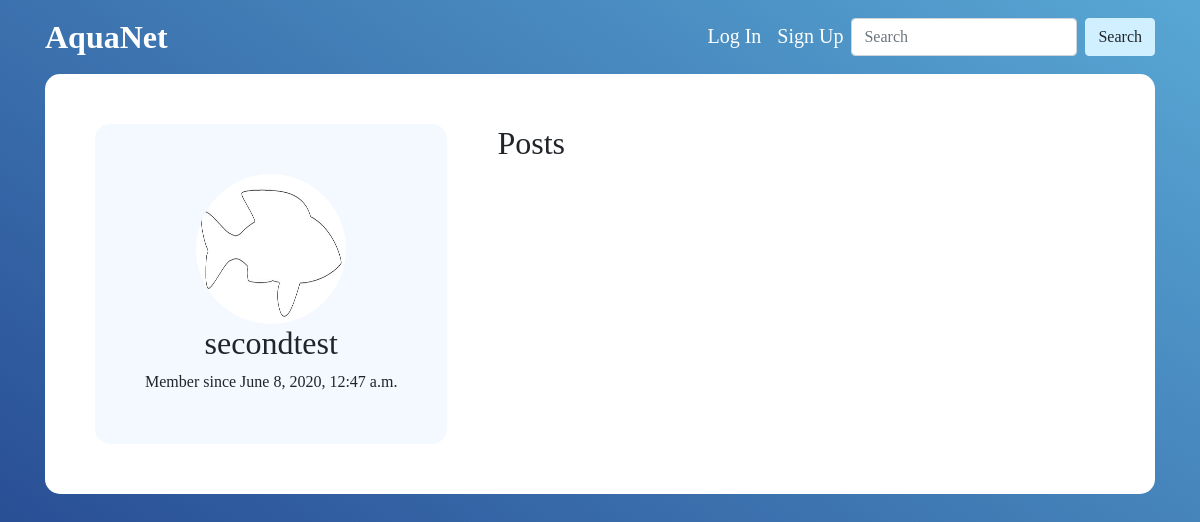
The page /secondtest/ on the database as committed earlier.
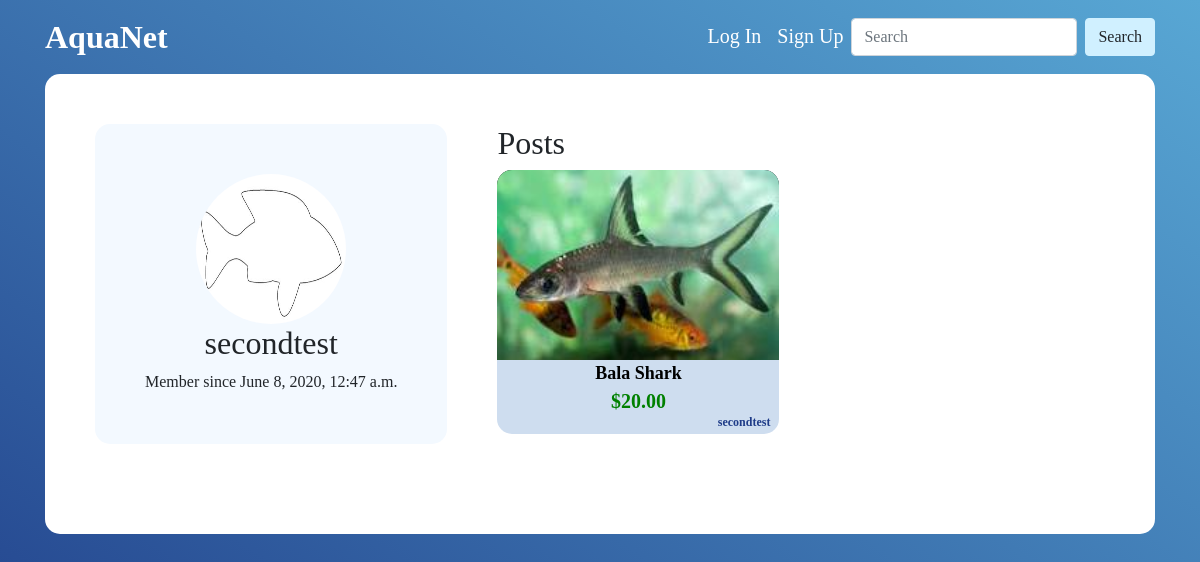
The same page on the database as committed later.
### speciesprofile/models.py (models this page shows, shortened)
class Profile(models.Model):
    common_name = models.CharField(max_length=200, blank=True)
    species = models.CharField(max_length=200)
    max_size = models.FloatField()
    water_type = models.CharField(max_length=10, choices=WATER_TYPE)
    for_sale = models.BooleanField(default=True)
    price = models.FloatField(null=True, blank=True, default=None)
    description = models.TextField(blank=True)
    publish_date = models.DateTimeField(default=timezone.now)
    author = models.ForeignKey(User, on_delete=models.CASCADE)
    thumbnail = models.ImageField(upload_to='species-images', blank=True, default=None)
    thumbnail_aspect_ratio = models.FloatField(null=True, blank=True, default=None)

### users/views.py (the view, shortened to what this page needs)
# urls.py: path('<str:username>/', views.user_profile, name='profile'),
def user_profile(request, username):
    user = get_object_or_404(User, username=username)
    if request.method == 'GET':
        if Profile.objects.filter(author=user):
            posts = Profile.objects.filter(author=user).order_by('-publish_date')
        else:
            posts = None
        form = SpeciesProfileForm()
        formset = ProfileImageFormset()
        user_image = get_user_image_url(user)
    context = {'profile_user': user, 'user_image': user_image, 'form': form, 'formset': formset, 'posts': posts}
    return render(request, 'users/userprofile.html', context)

### speciesprofile/forms.py
class SpeciesProfileForm(ModelForm):
    class Meta:
        model = Profile
        fields = ['common_name', 'species', 'max_size', 'water_type', 'price', 'description']

### aquanet/context_processors.py (called while the page is built, shortened)
def get_unread_threads(request):
    unread_threads = 0
    active_user = request.user
    return {'unread_threads': unread_threads}

### users/models.py (called while the page is built)
def get_user_image_url(user):
    if UserImage.objects.filter(user=user):
        img = UserImage.objects.get(user=user)
        return img.user_image.url
    else:
        return "/media/species-images/default.jpg"

### users/templates/users/userprofile.html (shortened to what this page needs)
{% extends "speciesprofile/base.html" %}
{% load static %}
{% load widget_tweaks %}
{% block content %}
<div class="card">
    <div class="user-container d-flex">
        <div class="user-box">
            <div class="profile-img"><img src="{{user_image}}"></div>
            <h2>{{profile_user.username}}</h2>
            <div>Member since {{profile_user.date_joined}}</div>
        </div>
            <div>
                <h2>Posts</h2>
                {% if posts %}
                <div class="posts-list d-flex justify-content-around">
                    {% for species in posts %}
                    <div class="species-prev">
                        <a href="{% url 'speciesprofile:detail' species.id %}">
                            <div class="img-container">
                                {% if species.thumbnail %}
                                    {% if species.thumbnail_aspect_ratio < 0.75 %}
                                        <img src="{{ species.thumbnail.url }}" height="190">
                                    {% elif species.thumbnail_aspect_ratio > 2.3 %}
                                        <img src="{{ species.thumbnail.url }}" width="282">
                                    {% else %}
                                        <img src="{{ species.thumbnail.url }}" height="190" width="282">
                                    {% endif %}
                                {% else %}
                                    <img src="/media/species-images/default.jpg" width="282" height="190">
                                {% endif %}
                            </div>
                        </a>
                        {% if species.common_name %}
                        <div class="name-div pt-1">{{species.common_name}}</div>
                        {% else %}
                        <div class="name-div pt-1">{{species.species}}</div>
                        {% endif %}
                        {% if species.price %}
                        <div class="price-div pt-1">${{species.price|floatformat:2}}</div>
                        {% endif %}
                        <div class="author-link">
                            <a href="{% url 'users:profile' species.author %}">{{species.author}}</a>
                        </div>
                    </div>
                    {% endfor %}
                </div>
                {% endif %}
            </div>
        </div>
    </div>
</div>
{% endblock content %}

### speciesprofile/templates/speciesprofile/base.html (shortened to what this page needs)
<!DOCTYPE html>
{% load static %}
<html lang="en">
    <head>
        <link rel="stylesheet" href="{% static 'speciesprofile/style.css' %}">
    </head>
    <body>
        <div class="container mb-50px">
            <nav class="navbar navbar-dark navbar-expand-lg pl-0 pr-0">
                <a class="navbar-brand" href="{% url 'speciesprofile:index' %}">AquaNet</a>
                <div class="collapse navbar-collapse" id="navbarColor01">
                    <ul class="navbar-nav ml-auto">
                        {% if user.is_authenticated %}
                            <li class="nav-item">
                                <a class="nav-link" href="{% url 'users:profile' user.username %}">My Profile</a>
                            </li>
                            <li class="nav-item">
                                <a class="nav-link d-flex" href="{% url 'userschat:threads' %}">
                                    <div>Messages</div>
                                    {% if unread_threads > 0 %}
                                    <div class="unread-notification-nav ml-2"><div id="navbar-notif" class="ml-2 mr-2">{{unread_threads}}</div></div>
                                    {% endif %}
                                </a>
                            </li>
                            <li class="nav-item">
                                <a class="nav-link" href="{% url 'admin:index' %}">Admin</a>
                            </li>
                            <li class="nav-item">
                                <a class="nav-link" href="{% url 'users:logout' %}">Log Out</a>
                            </li>
                        {% else %}
                            <li class="nav-item">
                                <a class="nav-link" href="{% url 'users:login' %}">Log In</a>
                            </li>
                            <li class="nav-item">
                                <a class="nav-link" href="{% url 'users:register' %}">Sign Up</a>
                            </li>
                        {% endif %}
                    </ul>
                    <form class="form-inline my-2 my-lg-0" method="POST" action="{% url 'speciesprofile:name-search' %}">
                        <input class="form-control mr-sm-2" type="text" name="SearchSpecies" id="SearchSpecies" placeholder="Search">
                        <div class="btn-group" role="group" aria-label="Button group with nested dropdown">
                            <button class="btn btn-secondary my-2 my-sm-0" id="searchButton" type="submit">Search</button>
                        </div>
                    </form>
                </div>
            </nav>
            {% block content %}
            {% endblock %}
    </body>
</html>

Rows that differ between the two databases and show on the page:
added Profile: thumbnail (picture), common_name "Bala Shark", price "20.00", author "secondtest"
